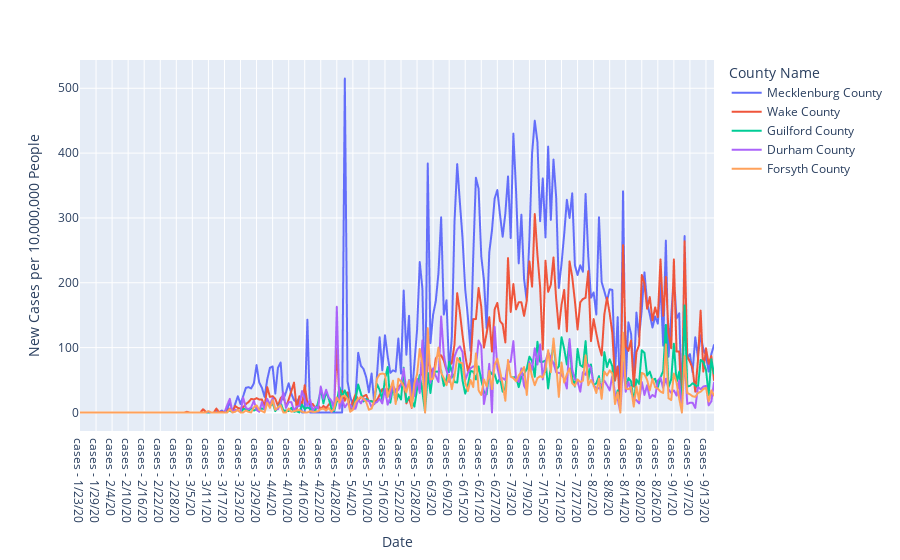

Notebook code for this chart:
### Code cell
daily_cases.show()
#Image(filename="andy/images/daily_case_single_state.png")

### Figure 1 — Plotly figure (JSON) as saved in the notebook; plotly's stock layout.template omitted (floating-point values rounded to 4 significant figures; data arrays with more than 128 entries replaced by an {"elided": "..."} marker saying what was removed)
{"data": [{"hovertemplate": "County Name=Mecklenburg County<br>Date=%{x}<br>New Cases per 10,000,000 People=%{y}<extra></extra>", "legendgroup": "Mecklenburg County", "line": {"color": "#636efa", "dash": "solid"}, "mode": "lines", "name": "Mecklenburg County", "showlegend": true, "type": "scattergl", "x": {"elided": "238 str values"}, "xaxis": "x", "y": {"elided": "238 int values"}, "yaxis": "y"}, {"hovertemplate": "County Name=Wake County<br>Date=%{x}<br>New Cases per 10,000,000 People=%{y}<extra></extra>", "legendgroup": "Wake County", "line": {"color": "#EF553B", "dash": "solid"}, "mode": "lines", "name": "Wake County", "showlegend": true, "type": "scattergl", "x": {"elided": "238 str values"}, "xaxis": "x", "y": {"elided": "238 int values"}, "yaxis": "y"}, {"hovertemplate": "County Name=Guilford County<br>Date=%{x}<br>New Cases per 10,000,000 People=%{y}<extra></extra>", "legendgroup": "Guilford County", "line": {"color": "#00cc96", "dash": "solid"}, "mode": "lines", "name": "Guilford County", "showlegend": true, "type": "scattergl", "x": {"elided": "238 str values"}, "xaxis": "x", "y": {"elided": "238 int values"}, "yaxis": "y"}, {"hovertemplate": "County Name=Durham County<br>Date=%{x}<br>New Cases per 10,000,000 People=%{y}<extra></extra>", "legendgroup": "Durham County", "line": {"color": "#ab63fa", "dash": "solid"}, "mode": "lines", "name": "Durham County", "showlegend": true, "type": "scattergl", "x": {"elided": "238 str values"}, "xaxis": "x", "y": {"elided": "238 int values"}, "yaxis": "y"}, {"hovertemplate": "County Name=Forsyth County<br>Date=%{x}<br>New Cases per 10,000,000 People=%{y}<extra></extra>", "legendgroup": "Forsyth County", "line": {"color": "#FFA15A", "dash": "solid"}, "mode": "lines", "name": "Forsyth County", "showlegend": true, "type": "scattergl", "x": {"elided": "238 str values"}, "xaxis": "x", "y": {"elided": "238 int values"}, "yaxis": "y"}], "layout": {"legend": {"title": {"text": "County Name"}, "tracegroupgap": 0}, "margin": {"t": 60}, "xaxis": {"anchor": "y", "domain": [0, 1], "title": {"text": "Date"}}, "yaxis": {"anchor": "x", "domain": [0, 1], "title": {"text": "New Cases per 10,000,000 People"}}}}
